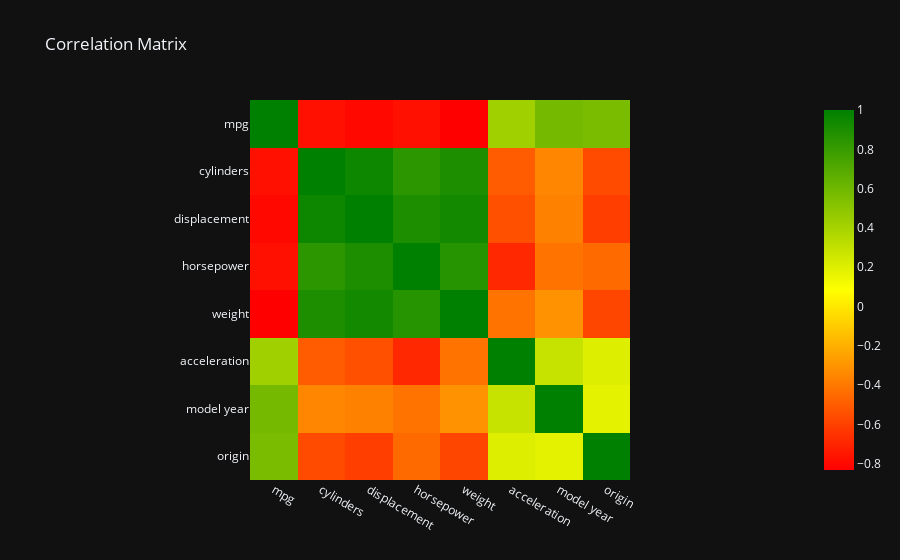

Notebook source saved alongside this figure:
### Markdown cell above
### [5. DATA VISUALIZATION](#0)<a id="4"></a> <br>

### Code cell
#correlation matrix
df_corr=df.drop(["name","model"],axis=1).corr()
px.imshow(df_corr,color_continuous_scale=["red","yellow","green"],title="Correlation Matrix",
          template="plotly_dark")

### Figure 1 — Plotly figure (JSON) as saved in the notebook; plotly's stock layout.template omitted (floating-point values rounded to 4 significant figures)
{"data": [{"coloraxis": "coloraxis", "hovertemplate": "x: %{x}<br>y: %{y}<br>color: %{z}<extra></extra>", "name": "0", "type": "heatmap", "x": ["mpg", "cylinders", "displacement", "horsepower", "weight", "acceleration", "model year", "origin"], "xaxis": "x", "y": ["mpg", "cylinders", "displacement", "horsepower", "weight", "acceleration", "model year", "origin"], "yaxis": "y", "z": [[1, -0.7754, -0.8042, -0.7735, -0.8317, 0.4203, 0.5793, 0.5635], [-0.7754, 1, 0.9507, 0.8413, 0.896, -0.5054, -0.3487, -0.5625], [-0.8042, 0.9507, 1, 0.8958, 0.9328, -0.5437, -0.3702, -0.6094], [-0.7735, 0.8413, 0.8958, 1, 0.8624, -0.6866, -0.4137, -0.4521], [-0.8317, 0.896, 0.9328, 0.8624, 1, -0.4175, -0.3066, -0.581], [0.4203, -0.5054, -0.5437, -0.6866, -0.4175, 1, 0.2881, 0.2059], [0.5793, -0.3487, -0.3702, -0.4137, -0.3066, 0.2881, 1, 0.1807], [0.5635, -0.5625, -0.6094, -0.4521, -0.581, 0.2059, 0.1807, 1]]}], "layout": {"coloraxis": {"colorscale": [[0, "red"], [0.5, "yellow"], [1, "green"]]}, "title": {"text": "Correlation Matrix"}, "xaxis": {"anchor": "y", "constrain": "domain", "domain": [0, 1], "scaleanchor": "y"}, "yaxis": {"anchor": "x", "autorange": "reversed", "constrain": "domain", "domain": [0, 1]}}}
